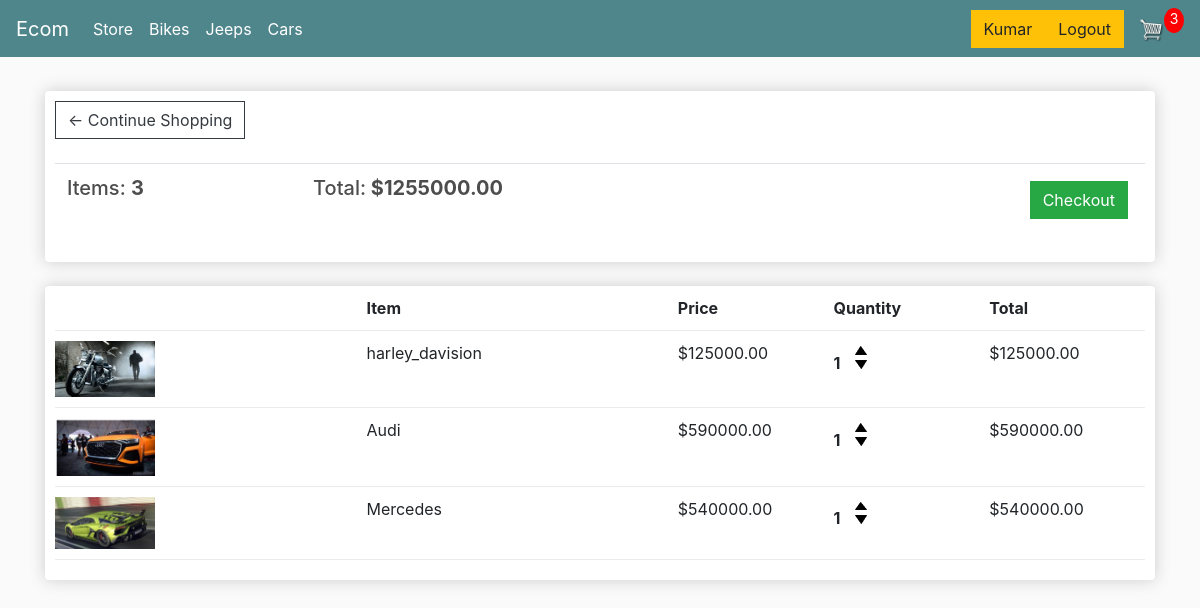
The page /cart/ (signed in) on the database its author committed.
### store/models.py (models this page shows, shortened)
class Order(models.Model):
	customer = models.ForeignKey(Customer, on_delete=models.SET_NULL, null=True, blank=True)
	date_ordered = models.DateTimeField(auto_now_add=True)
	complete = models.BooleanField(default=False)
	transaction_id = models.CharField(max_length=100, null=True)
	@property
	def get_cart_total(self):
		orderitems = self.orderitem_set.all()
		total = sum([item.get_total for item in orderitems])
		return total
	@property
	def get_cart_items(self):
		orderitems = self.orderitem_set.all()
		total = sum([item.quantity for item in orderitems])
		return total

class OrderItem(models.Model):
	product = models.ForeignKey(Product, on_delete=models.SET_NULL, null=True)
	order = models.ForeignKey(Order, on_delete=models.SET_NULL, null=True)
	quantity = models.IntegerField(default=0, null=True, blank=True)
	date_added = models.DateTimeField(auto_now_add=True)
	@property
	def get_total(self):
		total = self.product.price * self.quantity
		return total

class Product(models.Model):
	name = models.CharField(max_length=200)
	price = models.FloatField()
	digital = models.BooleanField(default=False,blank=True)
	image = models.ImageField(null=True, blank=True)
	@property
	def imageURL(self):
		try:
			url = self.image.url
		except:
			url = ''
		return url

### store/views.py (the view)
# urls.py: path('cart/', views.cart, name="cart"),
def cart(request):
	data = cartData(request)
	cartItems = data['cartItems']
	order = data['order']
	items = data['items']
	context = {'items':items, 'order':order, 'cartItems':cartItems}
	return render(request, 'store/cart.html', context)

### store/utils.py (called while the page is built)
def cartData(request):
	if request.user.is_authenticated:
		customer = request.user.customer
		order, created = Order.objects.get_or_create(customer=customer, complete=False)
		items = order.orderitem_set.all()
		cartItems = order.get_cart_items
	else:
		cookieData = cookieCart(request)
		cartItems = cookieData['cartItems']
		order = cookieData['order']
		items = cookieData['items']
	return {'cartItems':cartItems ,'order':order, 'items':items}

### store/templates/store/cart.html
{% extends 'store/main.html' %}
{% load static %}
{% block content %}
	<div class="row">
		<div class="col-lg-12">
			<div class="box-element">
				<a  class="btn btn-outline-dark" href="{% url 'store' %}">&#x2190; Continue Shopping</a>
				<br>
				<br>
				<table class="table">
					<tr>
						<th><h5>Items: <strong>{{order.get_cart_items}}</strong></h5></th>
						<th><h5>Total:<strong> ${{order.get_cart_total|floatformat:2}}</strong></h5></th>
						<th>
							<a  style="float:right; margin:5px;" class="btn btn-success" href="{% url 'checkout' %}">Checkout</a>
						</th>
					</tr>
				</table>
			</div>
			<br>
			<div class="box-element">
				<div class="cart-row">
					<div style="flex:2"></div>
					<div style="flex:2"><strong>Item</strong></div>
					<div style="flex:1"><strong>Price</strong></div>
					<div style="flex:1"><strong>Quantity</strong></div>
					<div style="flex:1"><strong>Total</strong></div>
				</div>
				{% for item in items %}
				<div class="cart-row">
					<div style="flex:2"><img class="row-image" src="{{item.product.imageURL}}"></div>
					<div style="flex:2"><p>{{item.product.name}}</p></div>
					<div style="flex:1"><p>${{item.product.price|floatformat:2}}</p></div>
					<div style="flex:1">
						<p class="quantity">{{item.quantity}}</p>
						<div class="quantity">
							<img data-product="{{item.product.id}}" data-action="add" class="chg-quantity update-cart" src="{% static  'images/arrow-up.png' %}">
							<img data-product="{{item.product.id}}" data-action="remove" class="chg-quantity update-cart" src="{% static  'images/arrow-down.png' %}">
						</div>
					</div>
					<div style="flex:1"><p>${{item.get_total|floatformat:2}}</p></div>
				</div>
				{% endfor %}
			</div>
		</div>
	</div>
{% endblock content %}

### store/templates/store/main.html (shortened to what this page needs)
<!DOCTYPE html>
{% load static %}
<html>
<head>
	<link rel="stylesheet" href="https://stackpath.bootstrapcdn.com/bootstrap/4.4.1/css/bootstrap.min.css">
	<link rel="stylesheet" type="text/css" href="{% static 'css/main.css' %}">
</head>
<body>
	<nav class="navbar navbar-expand-lg navbar-dark bg-dark">
	  <a class="navbar-brand" href="{% url 'store' %}">Ecom</a>
	  <div class="collapse navbar-collapse" id="navbarSupportedContent">
	    <ul class="navbar-nav mr-auto">
	      <li class="nav-item active">
	        <a class="nav-link" href="{% url 'store' %}">Store <span class="sr-only">(current)</span></a>
	      </li>
	    </ul>
	  <div class="collapse navbar-collapse" id="navbarSupportedContent">
	    <ul class="navbar-nav mr-auto">
	      <li class="nav-item active">
	        <a class="nav-link" href="#">Bikes <span class="sr-only">(current)</span></a>
	      </li>
	    </ul>
	  <div class="collapse navbar-collapse" id="navbarSupportedContent">
	    <ul class="navbar-nav mr-auto">
	      <li class="nav-item active">
	        <a class="nav-link" href="#">Jeeps <span class="sr-only">(current)</span></a>
	      </li>
	    </ul>
	 <div class="collapse navbar-collapse" id="navbarSupportedContent">
	    <ul class="navbar-nav mr-auto">
	      <li class="nav-item active">
	        <a class="nav-link" href="#">Cars <span class="sr-only">(current)</span></a>
	      </li>
	    </ul>
	    <div class="form-inline my-2 my-lg-0">
			{% if user.is_authenticated %}
				<a href="#" class="btn btn-warning">{{user}}</a>
				<a href="{% url 'logout' %}"class="btn btn-warning">Logout</a>
	     	{% else %}
				<a href="{% url 'register' %}" class="btn btn-warning">New User</a>
	     		<a href="{% url 'login' %}"class="btn btn-warning">LogIn</a>
			{% endif %}
			<a href="{% url 'cart' %}">
	    		<img  id="cart-icon" src="{% static 'images/cart.png' %}">
	    	</a>
	    	<p id="cart-total">{{cartItems}}</p>
	    </div>
	  </div>
	</nav>
     <div class="container">
            <br>
            {% block content %}
            {% endblock content %}
         </div>
</body>
</html>

### static/css/main.css (style rules this page uses)
body { background-color: hsl(0, 0%, 98%); }
h1,h2,h3,h4,h5,h6 { color:hsl(0, 0%, 30%); }
.box-element { box-shadow:hsl(0, 0%, 80%) 0 0 16px; background-color: #fff; border-radius: 4px; padding: 10px; }
.bg-dark { background-color: #4f868c!important; }
#cart-icon { width:25px; display: inline-block; margin-left: 15px; }
#cart-total { display: block; text-align: center; color:#fff; background-color: red; width: 20px; height: 25px; border-radius: 50%; font-size: 14px; }
.col-lg-4, .col-lg-6, .col-lg-8, .col-lg-12 { margin-top: 10px; }
.btn { border-radius: 0; }
.row-image { width: 100px; }
.cart-row { display: flex; align-items: flex-stretch; padding-bottom: 10px; margin-bottom: 10px; border-bottom: 1px solid #ececec; }
.quantity { display: inline-block; font-weight: 700; padding-right:10px; }
.chg-quantity { width: 12px; cursor: pointer; display: block; margin-top: 5px; transition:.1s; }

### rows shown on the page
Order: get_cart_items "3", get_cart_total "1255000.00"
OrderItem: product.imageURL (picture), product.name "harley_davision", product.price "125000.00", quantity "1", get_total "125000.00"
OrderItem: product.imageURL (picture), product.name "Audi", product.price "590000.00", quantity "1", get_total "590000.00"
OrderItem: product.imageURL (picture), product.name "Mercedes", product.price "540000.00", quantity "1", get_total "540000.00"

### other values the page prints
{{ user }} "Kumar"
{{ cartItems }} "3"
